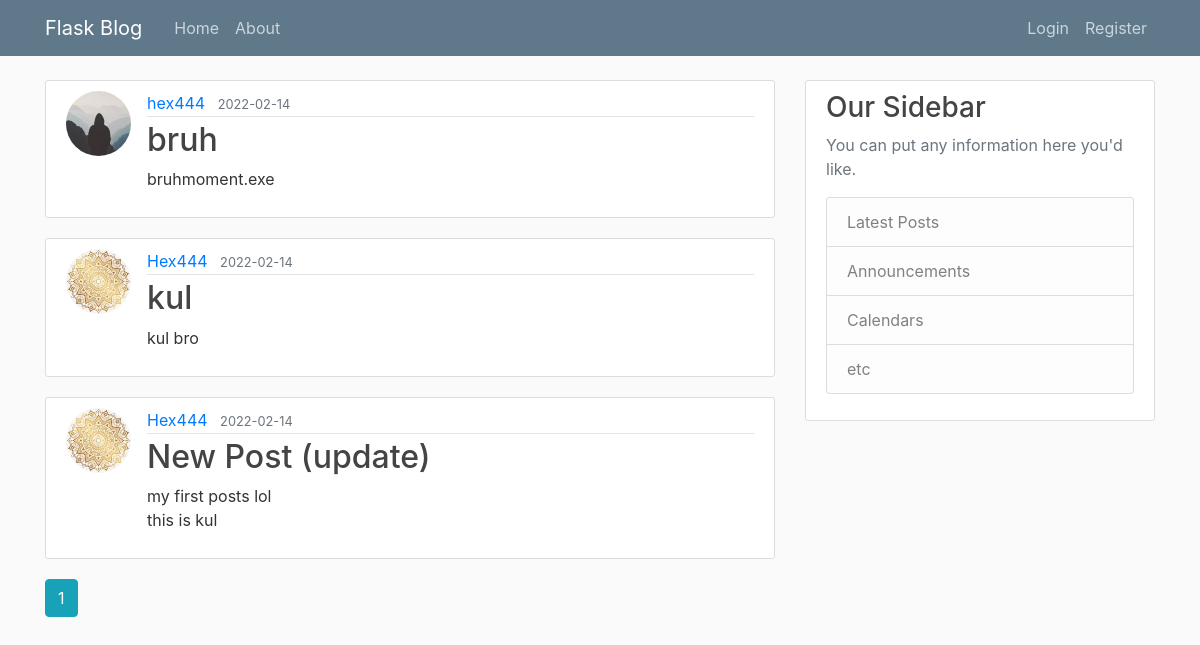
The app's page /, older data.
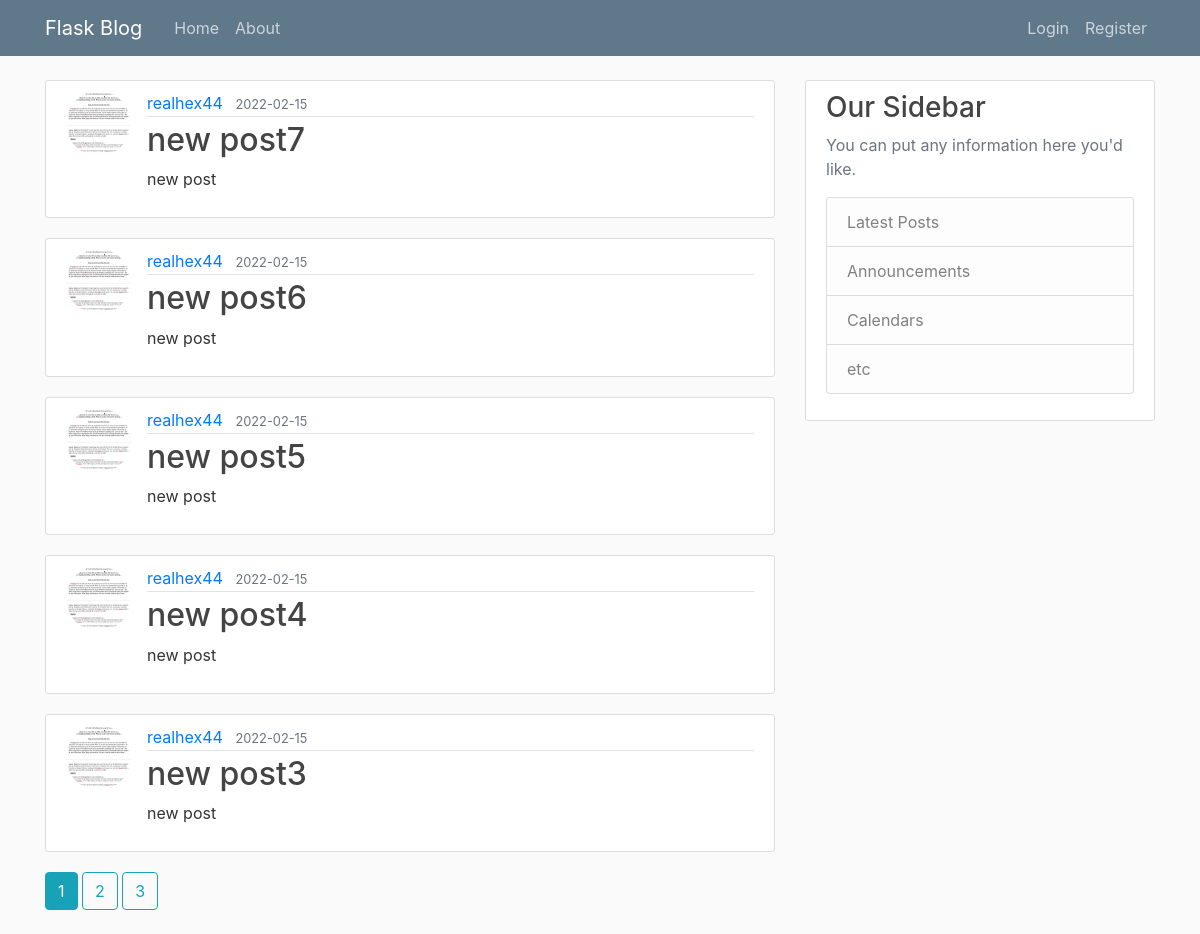
The same page, newer data.
### flaskblog/models.py (models this page shows, shortened)
class Post(db.Model):
    id = db.Column(db.Integer, primary_key=True)
    title = db.Column(db.String(100), nullable=False)
    date_posted = db.Column(db.DateTime, nullable=False, default=datetime.utcnow)
    content = db.Column(db.Text, nullable=False)
    user_id = db.Column(db.Integer, db.ForeignKey('user.id'), nullable=False)

class User(db.Model, UserMixin):
    id = db.Column(db.Integer, primary_key=True)
    username = db.Column(db.String(20), unique=True, nullable=False)
    email = db.Column(db.String(120), unique=True, nullable=False)
    image_file = db.Column(db.String(20), nullable=False, default='default.jpg')
    password = db.Column(db.String(60), nullable=False)
    posts = db.relationship('Post', backref="author", lazy=True)

### flaskblog/main/routes.py (the view)
@main.route("/")
def home():
    page = request.args.get("page", 1, type=int)
    posts = Post.query.order_by(Post.date_posted.desc()).paginate(per_page=5, page=page)
    return render_template("home.html", posts=posts)

### flaskblog/templates/home.html
{% extends "layout.html" %}
{% block content %}
    {% for post in posts.items %}
    <article class="media content-section">
      <img src="{{ url_for('static', filename='profile_pics/' + post.author.image_file) }}" alt="pfp of author" class="rounded-circle article-img">
        <div class="media-body">
          <div class="article-metadata">
            <a class="mr-2" href="{{url_for('users.user_posts', username=post.author.username)}}">{{ post.author.username }}</a>
            <small class="text-muted">{{ post.date_posted.strftime("%Y-%m-%d") }}</small>
          </div>
          <h2><a class="article-title" href="{{ url_for('posts.post', post_id=post.id) }}">{{ post.title }}</a></h2>
          <p class="article-content">{{ post.content }}</p>
        </div>
      </article>
    {% endfor %}
    {% for page_num in posts.iter_pages(left_edge=1,right_edge=1,left_current=1,right_current=2) %}
      {% if page_num %}
        {%if posts.page == page_num %}
          <a class="btn btn-info mb-4" href="{{ url_for('main.home', page=page_num) }}">{{ page_num }}</a>
        {% else %}
          <a class="btn btn-outline-info mb-4" href="{{ url_for('main.home', page=page_num) }}">{{ page_num }}</a>
        {% endif %}
      {% else %}
        ...
      {% endif %}
    {% endfor %}
{% endblock content %}

Row changes from the older to the newer data that the page shows:
removed Post: image_file (placeholder picture), author.username "hex444", date_posted "2022-02-14", title "bruh", content "bruhmoment.exe"
no longer on this page (row edited): Post: image_file (picture), author.username "Hex444", date_posted "2022-02-14", title "kul", content "kul bro"
no longer on this page (row unchanged): Post: image_file (picture), author.username "Hex444", date_posted "2022-02-14", title "New Post (update)", content "my first posts lol this is kul"
added Post: image_file (picture), author.username "realhex44", date_posted "2022-02-15", title "new post7", content "new post"
added Post: image_file (picture), author.username "realhex44", date_posted "2022-02-15", title "new post6", content "new post"
added Post: image_file (picture), author.username "realhex44", date_posted "2022-02-15", title "new post5", content "new post"
added Post: image_file (picture), author.username "realhex44", date_posted "2022-02-15", title "new post4", content "new post"
added Post: image_file (picture), author.username "realhex44", date_posted "2022-02-15", title "new post3", content "new post"
Text that changed along with them:
new list line: "2"
new list line: "3"
